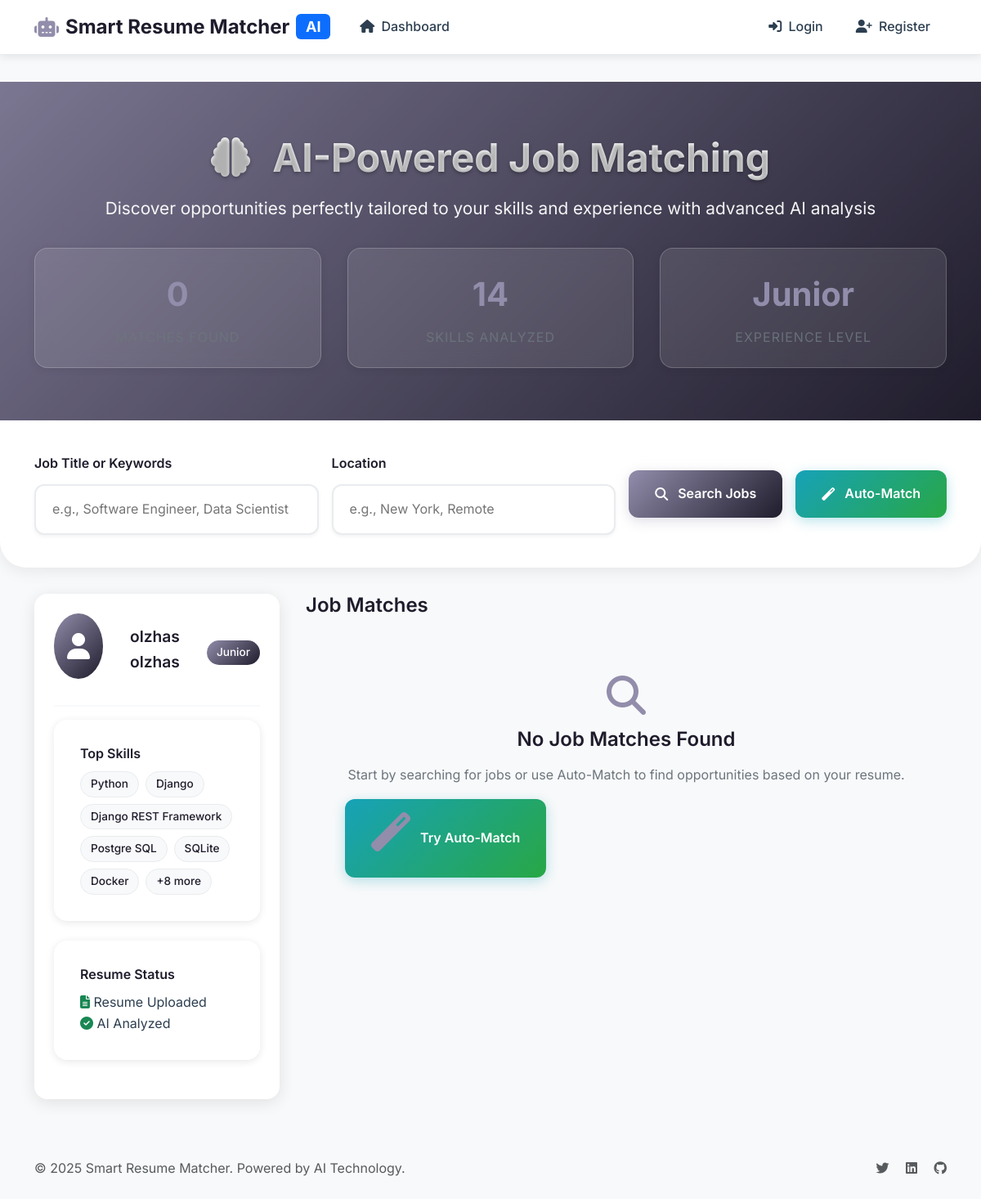
The page /jobs/ai-matches/ (signed in) on the database as committed earlier.
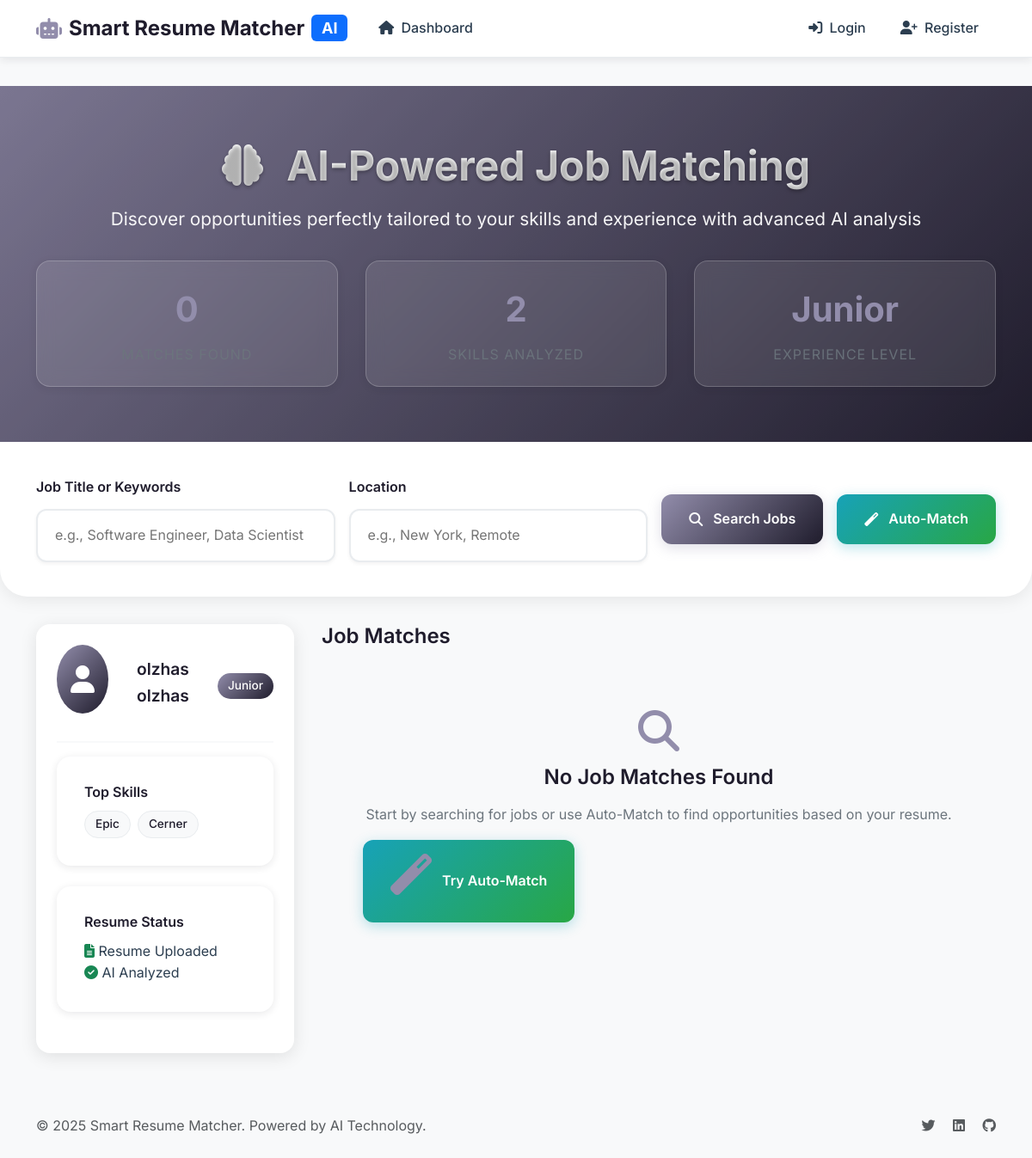
The same page on the database as committed later.
### resumes/models.py (models this page shows, shortened)
class Resume(models.Model):
    STATUS_CHOICES = [
        ('pending', 'Pending Analysis'),
        ('processing', 'Processing'),
        ('completed', 'Analysis Completed'),
        ('completed_with_warnings', 'Completed with Warnings'),
        ('failed', 'Analysis Failed'),
    ]
    user = models.ForeignKey(User, on_delete=models.CASCADE, related_name='resumes')
    file = models.FileField(
        upload_to=resume_upload_path,
        validators=[FileExtensionValidator(allowed_extensions=['pdf'])],
        help_text='Only PDF files are allowed'
    )
    original_filename = models.CharField(max_length=255)
    status = models.CharField(max_length=30, choices=STATUS_CHOICES, default='pending')
    analysis_started_at = models.DateTimeField(null=True, blank=True)
    analysis_completed_at = models.DateTimeField(null=True, blank=True)
    has_extraction_issues = models.BooleanField(default=False)
    error_message = models.TextField(blank=True)
    error_type = models.CharField(max_length=50, blank=True)
    warning_message = models.TextField(blank=True)
    suggestions = models.JSONField(default=list, blank=True)
    raw_text = models.TextField(blank=True)
    extracted_skills = models.JSONField(default=list, blank=True)
    experience_level = models.CharField(max_length=50, blank=True)
    job_titles = models.JSONField(default=list, blank=True)
    education = models.JSONField(default=list, blank=True)
    work_experience = models.JSONField(default=list, blank=True)
    analysis_summary = models.TextField(blank=True)
    confidence_score = models.FloatField(null=True, blank=True)
    file_size = models.PositiveIntegerField(default=0)
    created_at = models.DateTimeField(auto_now_add=True)
    updated_at = models.DateTimeField(auto_now=True)
    is_active = models.BooleanField(default=True)
    class Meta:
        ordering = ['-created_at']
        verbose_name = 'Resume'
        verbose_name_plural = 'Resumes'

### jobs/views.py (the view, shortened to what this page needs)
# urls.py: path('ai-matches/', views.ai_job_matches_view, name='ai_job_matches'),
@jwt_login_required
def ai_job_matches_view(request):
    user_resume = Resume.objects.filter(user=request.user, is_active=True).first()
    if not user_resume:
        messages.warning(request, "Please upload your resume to see AI job matches.")
        return redirect('jwt_resume_upload')
    from .realtime_hh_client import RealTimeJobMatcher
    jobs = []
    search_performed = False
    search_query = request.GET.get('search', '') or request.GET.get('query', '')
    location = request.GET.get('location', '')
    auto_match = request.GET.get('auto_match', False) == 'true'
    realtime_matcher = RealTimeJobMatcher(user=request.user, resume=user_resume)
    paginator = Paginator(jobs, 10)
    page_number = request.GET.get('page', 1)
    jobs_page = paginator.get_page(page_number)
    job_matches = []
    total_jobs = len(jobs)
    avg_match_score = 0
    top_skills_count = 0
    new_jobs_count = 0
    user_skills = []
    if user_resume and user_resume.extracted_skills:
        user_skills = user_resume.extracted_skills
    context = {
        'user_resume': user_resume,
        'jobs': jobs_page,
        'job_matches': job_matches,
        'avg_match_score': avg_match_score,
        'top_skills_count': top_skills_count,
        'new_jobs_count': new_jobs_count,
        'user_skills': user_skills,
        'search_performed': search_performed,
        'search_query': search_query,
        'location': location
    }
    return render(request, 'jobs/ai_job_matches.html', context)

### templates/jobs/ai_job_matches.html (shortened to what the changed rows need)
{% extends 'base_modern.html' %}
{% load job_filters %}
{% block content %}
<div class="ai-matches-header">
    <div class="container">
        <div class="row align-items-center">
            <div class="col-md-12 text-center">
                <h1 class="ai-matches-title">
                    <i class="fas fa-brain me-3"></i>
                    AI-Powered Job Matching
                </h1>
                <div class="stats-row">
                    <div class="stat-card">
                        <span class="stat-number">{{ user_resume.extracted_skills|length|default:0 }}</span>
                        <span class="stat-label">Skills Analyzed</span>
                    </div>
                    <div class="stat-card">
                        <span class="stat-number">{{ user_resume.experience_level|title|default:"Pro" }}</span>
                        <span class="stat-label">Experience Level</span>
                    </div>
                </div>
            </div>
        </div>
    </div>
</div>
<div class="container">
    <div class="main-content-area">
        <div class="profile-summary">
            <div class="profile-header">
                <div class="profile-avatar">
                    <i class="fas fa-user"></i>
                </div>
                <div class="profile-name">{{ user.first_name }} {{ user.last_name }}</div>
                <div class="profile-level">{{ user_resume.experience_level|title|default:"Professional" }}</div>
            </div>
            {% if user_resume.extracted_skills %}
            <div class="profile-section">
                <div class="skills-grid">
                    {% for skill in user_resume.extracted_skills|slice:":6" %}
                        <span class="skill-tag">{{ skill }}</span>
                    {% endfor %}
                    {% if user_resume.extracted_skills|length > 6 %}
                        <span class="skill-tag">+{{ user_resume.extracted_skills|length|add:"-6" }} more</span>
                    {% endif %}
                </div>
            </div>
            {% endif %}
        </div>
        <div class="job-matches-area">
            <div class="matches-header">
                <h2 class="matches-title">Job Matches</h2>
            </div>
        </div>
    </div>
</div>
{% endblock %}

Rows that differ between the two databases and show on the page:
no longer on this page (row edited): Resume: extracted_skills|length "14", experience_level "Junior", extracted_skills|length "8"
added Resume: extracted_skills|length "2", experience_level "Junior"
Other text that changed with them:
new list line: "Epic"
new list line: "Cerner"
list line gone: "Python"
list line gone: "Django"
list line gone: "Django REST Framework"
list line gone: "Postgre SQL"
list line gone: "SQLite"
list line gone: "Docker"
text no longer shown: "+ more"
